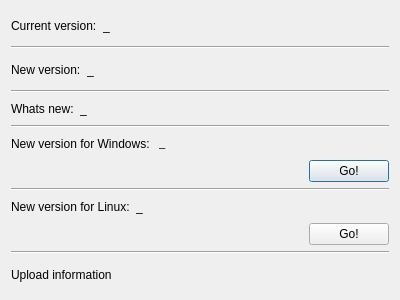
<?xml version="1.0" encoding="UTF-8"?>
<ui version="4.0">
 <class>UpdaterClass</class>
 <widget class="QDialog" name="UpdaterClass">
  <property name="geometry">
   <rect>
    <x>0</x>
    <y>0</y>
    <width>400</width>
    <height>300</height>
   </rect>
  </property>
  <property name="windowTitle">
   <string>Updater</string>
  </property>
  <property name="windowIcon">
   <iconset resource="../rizekqsseditor.qrc">
    <normaloff>:/ico/icos/update.png</normaloff>:/ico/icos/update.png</iconset>
  </property>
  <layout class="QVBoxLayout" name="verticalLayout_4">
   <item>
    <layout class="QVBoxLayout" name="verticalLayout_3">
     <item>
      <layout class="QHBoxLayout" name="horizontalLayout">
       <item>
        <widget class="QLabel" name="label">
         <property name="text">
          <string>Current version:</string>
         </property>
        </widget>
       </item>
       <item>
        <widget class="QLabel" name="label_2">
         <property name="text">
          <string>_</string>
         </property>
        </widget>
       </item>
       <item>
        <spacer name="horizontalSpacer_3">
         <property name="orientation">
          <enum>Qt::Horizontal</enum>
         </property>
         <property name="sizeHint" stdset="0">
          <size>
           <width>40</width>
           <height>20</height>
          </size>
         </property>
        </spacer>
       </item>
      </layout>
     </item>
     <item>
      <widget class="Line" name="line">
       <property name="orientation">
        <enum>Qt::Horizontal</enum>
       </property>
      </widget>
     </item>
     <item>
      <layout class="QHBoxLayout" name="horizontalLayout_2">
       <item>
        <widget class="QLabel" name="label_3">
         <property name="text">
          <string>New version:</string>
         </property>
        </widget>
       </item>
       <item>
        <widget class="QLabel" name="label_4">
         <property name="text">
          <string>_</string>
         </property>
        </widget>
       </item>
       <item>
        <spacer name="horizontalSpacer_4">
         <property name="orientation">
          <enum>Qt::Horizontal</enum>
         </property>
         <property name="sizeHint" stdset="0">
          <size>
           <width>40</width>
           <height>20</height>
          </size>
         </property>
        </spacer>
       </item>
      </layout>
     </item>
     <item>
      <layout class="QVBoxLayout" name="verticalLayout">
       <item>
        <widget class="Line" name="line_2">
         <property name="orientation">
          <enum>Qt::Horizontal</enum>
         </property>
        </widget>
       </item>
       <item>
        <layout class="QHBoxLayout" name="horizontalLayout_7">
         <item>
          <widget class="QLabel" name="label_10">
           <property name="text">
            <string>Whats new:</string>
           </property>
          </widget>
         </item>
         <item>
          <widget class="QLabel" name="label_11">
           <property name="text">
            <string>_</string>
           </property>
          </widget>
         </item>
         <item>
          <spacer name="horizontalSpacer_5">
           <property name="orientation">
            <enum>Qt::Horizontal</enum>
           </property>
           <property name="sizeHint" stdset="0">
            <size>
             <width>40</width>
             <height>20</height>
            </size>
           </property>
          </spacer>
         </item>
        </layout>
       </item>
       <item>
        <widget class="Line" name="line_3">
         <property name="orientation">
          <enum>Qt::Horizontal</enum>
         </property>
        </widget>
       </item>
       <item>
        <layout class="QHBoxLayout" name="horizontalLayout_3">
         <item>
          <widget class="QLabel" name="label_5">
           <property name="text">
            <string>New version for Windows: </string>
           </property>
          </widget>
         </item>
         <item>
          <widget class="QLabel" name="label_6">
           <property name="text">
            <string>&lt;!DOCTYPE HTML PUBLIC &quot;-//W3C//DTD HTML 4.0//EN&quot; &quot;http://www.w3.org/TR/REC-html40/strict.dtd&quot;&gt;
&lt;html&gt;&lt;head&gt;&lt;meta name=&quot;qrichtext&quot; content=&quot;1&quot; /&gt;&lt;style type=&quot;text/css&quot;&gt;
p, li { white-space: pre-wrap; }
&lt;/style&gt;&lt;/head&gt;&lt;body style=&quot; font-family:'MS Shell Dlg 2'; font-size:8.25pt; font-weight:400; font-style:normal;&quot;&gt;
&lt;p style=&quot; margin-top:0px; margin-bottom:0px; margin-left:0px; margin-right:0px; -qt-block-indent:0; text-indent:0px;&quot;&gt;&lt;span style=&quot; font-size:8pt;&quot;&gt;_&lt;/span&gt;&lt;/p&gt;&lt;/body&gt;&lt;/html&gt;</string>
           </property>
          </widget>
         </item>
         <item>
          <spacer name="horizontalSpacer_6">
           <property name="orientation">
            <enum>Qt::Horizontal</enum>
           </property>
           <property name="sizeHint" stdset="0">
            <size>
             <width>40</width>
             <height>20</height>
            </size>
           </property>
          </spacer>
         </item>
        </layout>
       </item>
       <item>
        <layout class="QHBoxLayout" name="horizontalLayout_5">
         <item>
          <spacer name="horizontalSpacer">
           <property name="orientation">
            <enum>Qt::Horizontal</enum>
           </property>
           <property name="sizeHint" stdset="0">
            <size>
             <width>40</width>
             <height>20</height>
            </size>
           </property>
          </spacer>
         </item>
         <item>
          <widget class="QPushButton" name="pushButton_3">
           <property name="text">
            <string>Go!</string>
           </property>
           <property name="normal" stdset="0">
            <bool>true</bool>
           </property>
          </widget>
         </item>
        </layout>
       </item>
      </layout>
     </item>
     <item>
      <widget class="Line" name="line_5">
       <property name="orientation">
        <enum>Qt::Horizontal</enum>
       </property>
      </widget>
     </item>
     <item>
      <layout class="QVBoxLayout" name="verticalLayout_2">
       <item>
        <layout class="QHBoxLayout" name="horizontalLayout_4">
         <item>
          <widget class="QLabel" name="label_7">
           <property name="text">
            <string>New version for Linux:</string>
           </property>
          </widget>
         </item>
         <item>
          <widget class="QLabel" name="label_8">
           <property name="text">
            <string>_</string>
           </property>
          </widget>
         </item>
         <item>
          <spacer name="horizontalSpacer_7">
           <property name="orientation">
            <enum>Qt::Horizontal</enum>
           </property>
           <property name="sizeHint" stdset="0">
            <size>
             <width>40</width>
             <height>20</height>
            </size>
           </property>
          </spacer>
         </item>
        </layout>
       </item>
       <item>
        <layout class="QHBoxLayout" name="horizontalLayout_6">
         <item>
          <spacer name="horizontalSpacer_2">
           <property name="orientation">
            <enum>Qt::Horizontal</enum>
           </property>
           <property name="sizeHint" stdset="0">
            <size>
             <width>40</width>
             <height>20</height>
            </size>
           </property>
          </spacer>
         </item>
         <item>
          <widget class="QPushButton" name="pushButton_4">
           <property name="text">
            <string>Go!</string>
           </property>
           <property name="normal" stdset="0">
            <bool>true</bool>
           </property>
          </widget>
         </item>
        </layout>
       </item>
      </layout>
     </item>
     <item>
      <widget class="Line" name="line_6">
       <property name="orientation">
        <enum>Qt::Horizontal</enum>
       </property>
      </widget>
     </item>
     <item>
      <layout class="QVBoxLayout" name="verticalLayout_5">
       <item>
        <widget class="QLabel" name="label_9">
         <property name="text">
          <string>Upload information</string>
         </property>
        </widget>
       </item>
      </layout>
     </item>
    </layout>
   </item>
  </layout>
 </widget>
 <resources>
  <include location="../rizekqsseditor.qrc"/>
 </resources>
 <connections/>
</ui>
